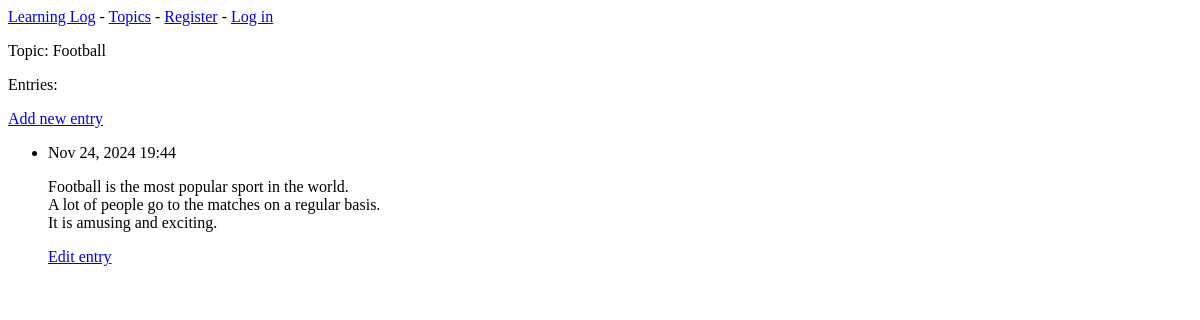
Page /topics/3/ on the earlier database version.
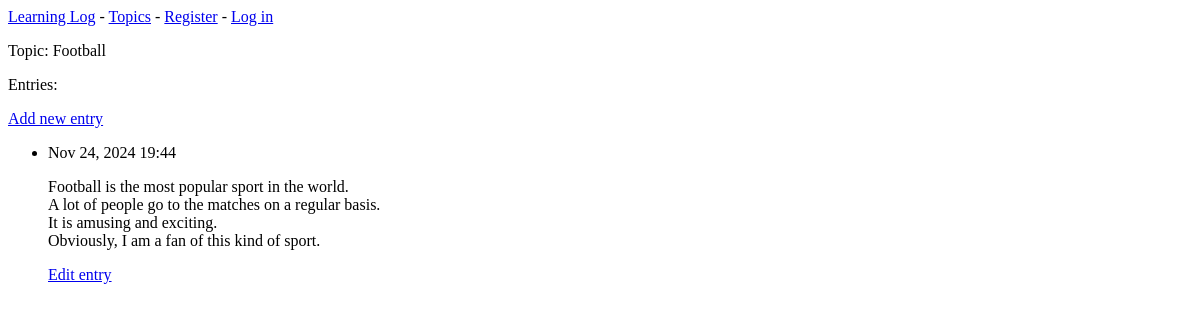
Same page on the later database version.
### learning_logs/models.py (models this page shows, shortened)
class Entry(models.Model):
    topic = models.ForeignKey(Topic, on_delete=models.CASCADE)
    text = models.TextField()
    date_added = models.DateTimeField(auto_now_add=True)
    class Meta:
        verbose_name_plural = 'entries'

### learning_logs/views.py (the view)
# urls.py: path('topics/<int:topic_id>/', views.topic, name='topic'),
def topic(request, topic_id):
    topic = Topic.objects.get(id=topic_id)
    entries = topic.entry_set.order_by('-date_added')
    context = {'topic': topic, 'entries': entries}
    return render(request, 'learning_logs/topic.html', context)

### learning_logs/templates/learning_logs/topic.html
{% extends 'learning_logs/base.html' %}
{% block content %}
<p>Topic: {{ topic.text }}</p>
<p>Entries:</p>
<p>
    <a href="{% url 'learning_logs:new_entry' topic.id %}">Add new entry</a>
</p>
<ul>
    {% for entry in entries %}
    <li>
        <p>{{ entry.date_added|date:'M d, Y H:i' }}</p>
        <p>{{ entry.text|linebreaks }}</p>
        <p><a href="{% url 'learning_logs:edit_entry' entry.id %}">
            Edit entry</a>
        </p>
    </li>
    {% empty %}
    <li>There are no entries for this topic yet.</li>
    {% endfor %}
</ul>
{% endblock content %}

Differences in the rows shown:
changed Entry: text "Football is the most popular sport in the world. A lot of people go to the matches on a regular basis. It is amusing and exciting." → "…is amusing and exciting. Obviously, I am a fan of this kind of sport."
